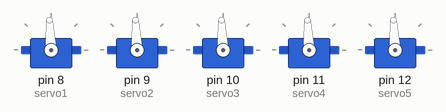
This sketch was run on a simulated Arduino Uno, built with avr-gcc and run on an emulated ATmega328P. Shown: 5 × servo.

Above: at 0.05 s.
At 0.25 s:
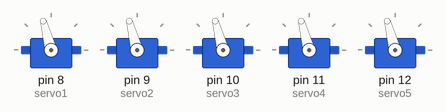
At 0.7 s:
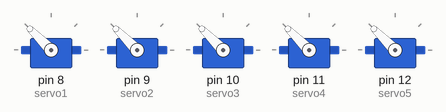
At 0.95 s:
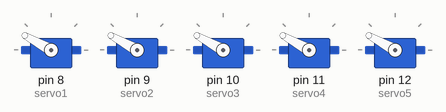
At 1.25 s:
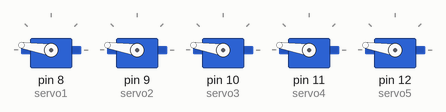
At 2.45 s:
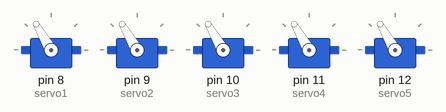
Timing chart, 0 to 8.0 s (numbered marks = the images above):
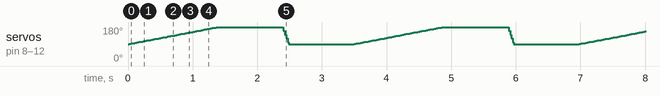

The sketch:

servo_jul03b.ino
```cpp
#include <Servo.h>           //Servo library

Servo servo1;        //initialize a servo object for the connected servo
 Servo servo2;
 Servo servo3;
 Servo servo4;
 Servo servo5;
int angle = 90;

void setup()
{
  servo1.attach(8); // attach the signal pin of servo to pins of arduino
servo2.attach(9);
servo3.attach(10);
servo4.attach(11);
servo5.attach(12);
}

void loop()
{
  for(angle = 90; angle < 180; angle += 1)    // command to move from 90 degrees to 180 degrees
  {
    servo1.write(angle);                 //command to rotate the servo to the specified angle
    servo2.write(angle);
    servo3.write(angle);
    servo4.write(angle);
    servo5.write(angle);
    delay(15);
  }

  delay(1000);

  for(angle = 180; angle>=90; angle-=5)     // command to move from 180 degrees to 90 degrees
  {
    servo1.write(angle);              //command to rotate the servo to the specified angle
    servo2.write(angle);
    servo3.write(angle);
    servo4.write(angle);
    servo5.write(angle);

    delay(5);
  }

  delay(1000);
}
```
